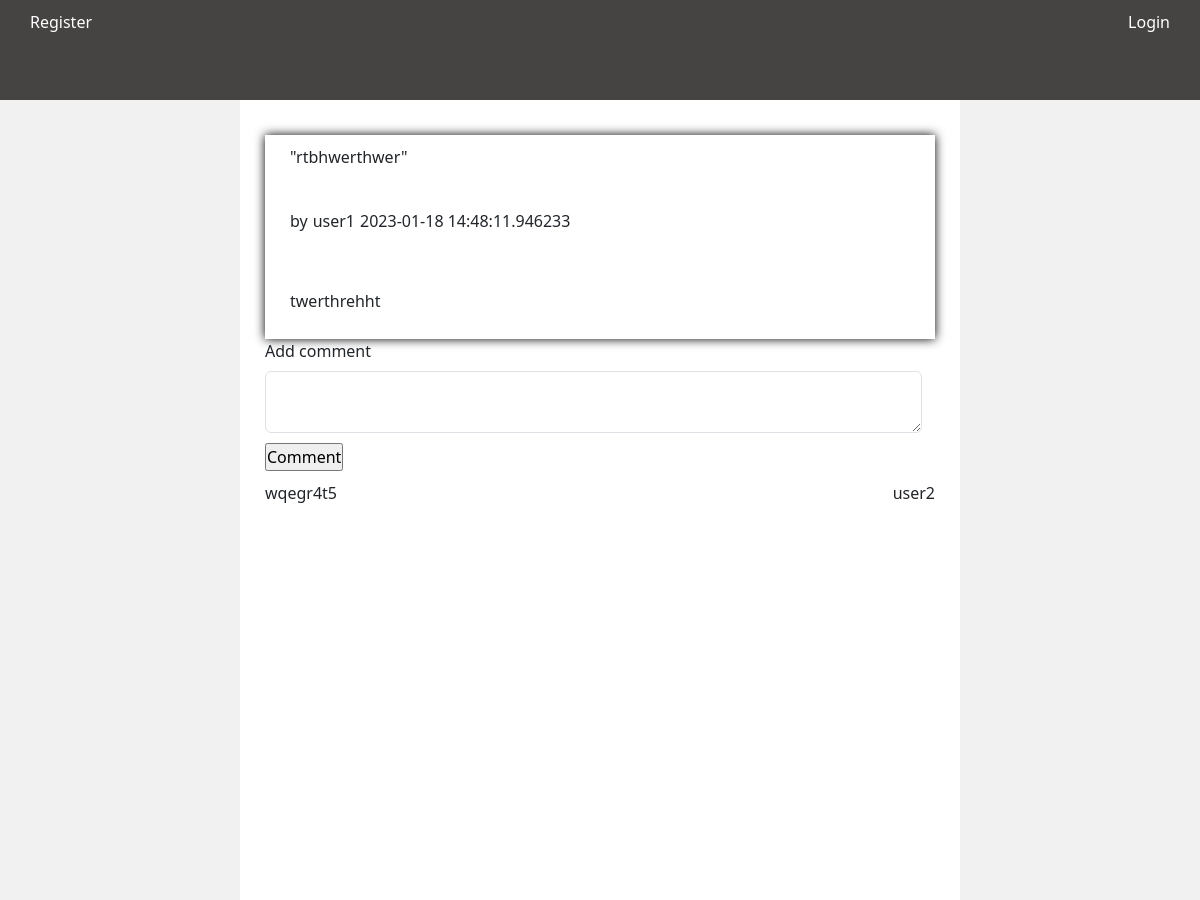
Page /userPost/1 on the earlier database version.
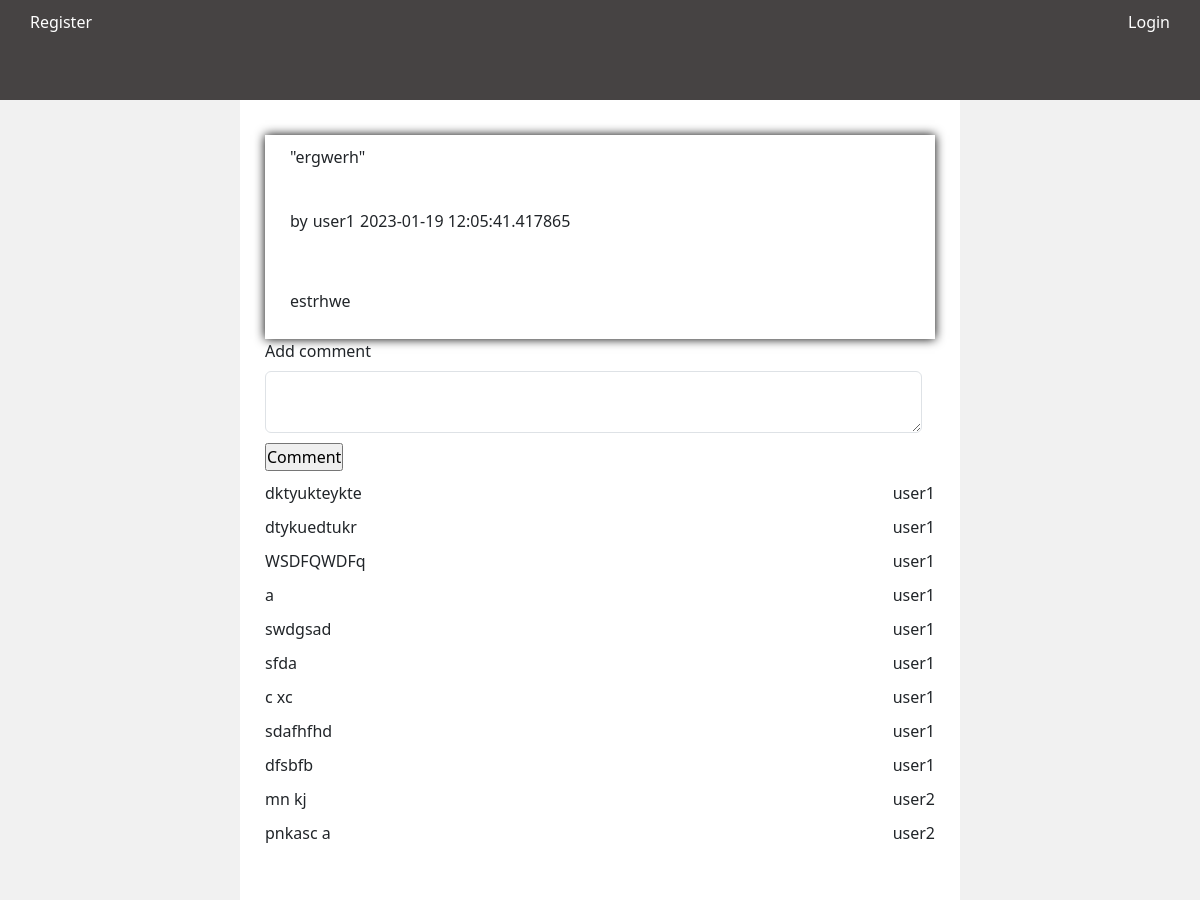
Same page on the later database version.
### blog/models.py (models this page shows, shortened)
class Post(db.Model):
    id = db.Column(db.Integer, primary_key=True)
    date = db.Column(db.DateTime, nullable=True, default=datetime.utcnow)
    title = db.Column(db.Text, nullable=False)
    content = db.Column(db.Text, nullable=False)
    image_file = db.Column(db.String(40), nullable=True, default='default.jpg')
    poster_id = db.Column(db.Integer, db.ForeignKey('user.id'), nullable=False)

class User(UserMixin,db.Model):
    id = db.Column(db.Integer, primary_key=True)
    username = db.Column(db.String(15), unique=True, nullable=False)
    hashed_password = db.Column(db.String(128))
    post = db.relationship('Post', backref='post', lazy=True)
    image_file = db.Column(db.String(40), nullable=True, default='Default_User_pic.jpg')
    userCommentsRelationship =  db.relationship('Comments', backref='userCommentsRelationship', lazy=True)
    @property
    def password(self):
        raise AttributeError('Password is not readable.')

class Comments(db.Model):
    id = db.Column(db.Integer, primary_key=True)
    post_id = db.Column(db.Integer, db.ForeignKey('post.id'), nullable=False)
    comment = db.Column(db.Text, nullable=False)
    commenter_id = db.Column(db.Integer, db.ForeignKey('user.id'), nullable=False)

### blog/routes.py (the view)
@app.route('/userPost/<int:id>', methods=['GET','POST'])
def individualpost(id):
    addcomment = UserComments()
    post = Post.query.get_or_404(id)
    comments = Comments.query.filter_by(post_id=id).all()
    if addcomment.validate_on_submit():
        comment = Comments(comment=addcomment.comment.data,post_id=id, commenter_id=current_user.id)
        addcomment.comment.data = ''
        db.session.add(comment)
        db.session.commit()
        return redirect(url_for('individualpost', id=id))
    return render_template('individualpost.html', post=post, comments=comments, usercomments=addcomment)

### blog/forms.py
class UserComments(FlaskForm):
    comment = StringField('Add comment', validators=[DataRequired()], widget=TextArea ())
    submit = StringField('Submit')

### blog/templates/individualpost.html (shortened to what this page needs)
{% extends "layout.html" %}
{% block content %}
<div class="posttemplate ">
    <div class=" fullpost">
        <p>
            "{{ post.title }}" &nbsp
        </p>
        <br />
        <div class="authordate">
            <p>
                by
            <div class="author">
                {{post.post.username}}
            </div>
            <div class="date">
                {{post.date}}
            </div>
            </p>
        </div>
        <br />
        <p>
        {{ post.content | safe }}
        </p>
    </div>
</div>
<div class="comment">
    <form method="POST">
        <div class="titlelabel ">
            {{usercomments.comment.label (class='form-label')}}
        </div>
        <div class="commentinput ">
            {{usercomments.comment(class='form-control')}}
        </div>
        <div class="addcomment">
            <input type="submit" value="Comment" />
        </div>
    </form>
</div>
{% for comment in comments %}
<div class="commentsection">
    <div class="commentdelete">
        <div class="actualcomment">
            {{comment.comment}}
        </div>
        <div class="commenterID">
            {{comment.userCommentsRelationship.username}}
        </div>
    </div>
</div>
{% endfor %}
{% endblock content %}

### blog/templates/layout.html (shortened to what this page needs)
<!DOCTYPE html>
<html dir="ltr" lang="en">
    <head>
        <link rel="stylesheet" href="https://cdn.jsdelivr.net/npm/bootstrap@5.3.0-alpha1/dist/css/bootstrap.rtl.min.css">
        <link rel="stylesheet" type="text/css" href="{{ url_for('static',filename='styles.css') }}">
    <div class="navigationBar ">
        {% if current_user.is_authenticated %}
        <div class="loggedInNav">
            <div class="homeAbout">
                <div class="home menuItem"><a class="navbarelement" href="{{ url_for('home') }}">Home</a>&nbsp</div>
                <div class="profile menuItem"><a class="navbarelement" href="{{ url_for('profile') }}">Profile</a>&nbsp</div>
                <div class="post menuItem"><a class="navbarelement" href="{{ url_for('add_blog') }}">Post</a>&nbsp</div>
            </div>
            <div class="logout menuItem"><a class="navbarelement" href="{{ url_for('logout') }}">Logout</a></div>
        </div>
        {% else %}
        <div class="loggedOutNav">
            <div class="loginMenuItem">
                <div class="register">
                    <div><a class="navbarelement" href=" {{ url_for('register') }}">Register</a></div>
                </div>
                <div class="login">
                    <div><a class="navbarelement" href="{{ url_for('login') }}">Login</a></div>
                </div>
            </div>
        </div>
        {% endif %}
    </div>
</head>
<body class="mainBody">
    <div class="bodyLayout " >
        <div class="background contentBackground">
        </div>
        <div class="mainContent contentBackground">
            <div id="content">
                {% block content %}
                {% endblock %}
            </div>
        </div>
        <div class="background contentBackground">
    </div>
</div>
</body>
</html>

### blog/static/styles.css (style rules this page uses)
* { margin: 0; padding: 0; box-sizing: border-box; }
.navigationBar { height: 100px; background-color: rgb(70, 67, 67); min-width: 1365; }
.loggedOutNav { justify-content: space-between; }
.loginMenuItem { display: flex; justify-content: space-between; }
.login { margin-right: 30px; margin-top: 10px; }
.register { margin-right: 30px; margin-top: 10px; margin-left: 30px; }
.navbarelement { color: white; text-decoration: none; }
.mainBody { min-height: 100vh; background-color: rgb(255, 255, 255); }
.bodyLayout { display: flex; }
.contentBackground { min-height: 100vh; flex: 3; justify-content: center; display: flex; }
.background { background-color:rgb(241, 241, 241); flex-grow: 1; }
#content { width: 100%; margin: 25px; }
.fullpost { padding-left: 15px; }
.form-control { width: 98%; }
.posttemplate { margin-top: 10px; border: 1px; border-color: rgb(72, 143, 133); background-color: rgb(255, 255, 255); box-shadow: .1px .1px 10px black; padding: 10px; }
.authordate { display: flex; }
.author { margin-inline: 5px; }
.addcomment { padding-top: 10px; }
.commentsection { margin-top: 10px; border: 1px; background-color: rgb(255, 255, 255); }
.commentdelete { display: inline-block; display: flex; justify-content: space-between; }

Differences in the rows shown:
changed Post: title "rtbhwerthwer" → "ergwerh"; date "2023-01-18 14:48:11.946233" → "2023-01-19 12:05:41.417865"; content "twerthrehht" → "estrhwe"
changed Comments: comment "wqegr4t5" → "dktyukteykte"; userCommentsRelationship.username "user2" → "user1"
added Comments: comment "dtykuedtukr", userCommentsRelationship.username "user1"
added Comments: comment "WSDFQWDFq", userCommentsRelationship.username "user1"
added Comments: comment "a", userCommentsRelationship.username "user1"
added Comments: comment "swdgsad", userCommentsRelationship.username "user1"
added Comments: comment "sfda", userCommentsRelationship.username "user1"
added Comments: comment "c xc", userCommentsRelationship.username "user1"
added Comments: comment "sdafhfhd", userCommentsRelationship.username "user1"
added Comments: comment "dfsbfb", userCommentsRelationship.username "user1"
added Comments: comment "mn kj", userCommentsRelationship.username "user2"
added Comments: comment "pnkasc a", userCommentsRelationship.username "user2"
